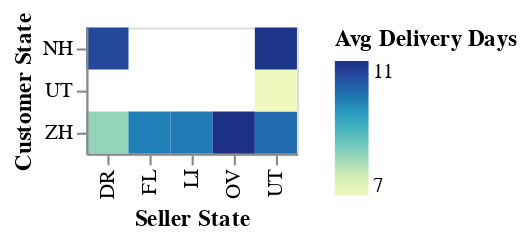

The cell this chart's notebook holds for it:
### Code cell
thread.plot('heatmap of avg_delivery_days by seller-customer state pair')

### Figure 1 — Vega-Lite specification as saved in the notebook (floating-point values rounded to 4 significant figures)
{"config": {"view": {"continuousWidth": 300, "continuousHeight": 300}}, "data": {"name": "data-9f8d89ea195ccb04b10aa65796c84aa0"}, "mark": "rect", "encoding": {"color": {"field": "avg_delivery_days", "title": "Avg Delivery Days", "type": "quantitative"}, "x": {"field": "seller_state", "title": "Seller State", "type": "nominal"}, "y": {"field": "customer_state", "title": "Customer State", "type": "nominal"}}, "$schema": "https://vega.github.io/schema/vega-lite/v5.json", "datasets": {"data-9f8d89ea195ccb04b10aa65796c84aa0": [{"seller_state": "DR", "customer_state": "NH", "avg_delivery_days": 10.18, "median_delivery_days": 10.0, "orders_count": 28}, {"seller_state": "UT", "customer_state": "ZH", "avg_delivery_days": 9.778, "median_delivery_days": 10.0, "orders_count": 27}, {"seller_state": "LI", "customer_state": "ZH", "avg_delivery_days": 9.6, "median_delivery_days": 10.0, "orders_count": 25}, {"seller_state": "UT", "customer_state": "UT", "avg_delivery_days": 7.182, "median_delivery_days": 8.0, "orders_count": 22}, {"seller_state": "UT", "customer_state": "NH", "avg_delivery_days": 10.45, "median_delivery_days": 11.0, "orders_count": 22}, {"seller_state": "DR", "customer_state": "ZH", "avg_delivery_days": 8.19, "median_delivery_days": 8.0, "orders_count": 21}, {"seller_state": "OV", "customer_state": "ZH", "avg_delivery_days": 10.52, "median_delivery_days": 11.0, "orders_count": 21}, {"seller_state": "FL", "customer_state": "ZH", "avg_delivery_days": 9.55, "median_delivery_days": 11.0, "orders_count": 20}]}}
